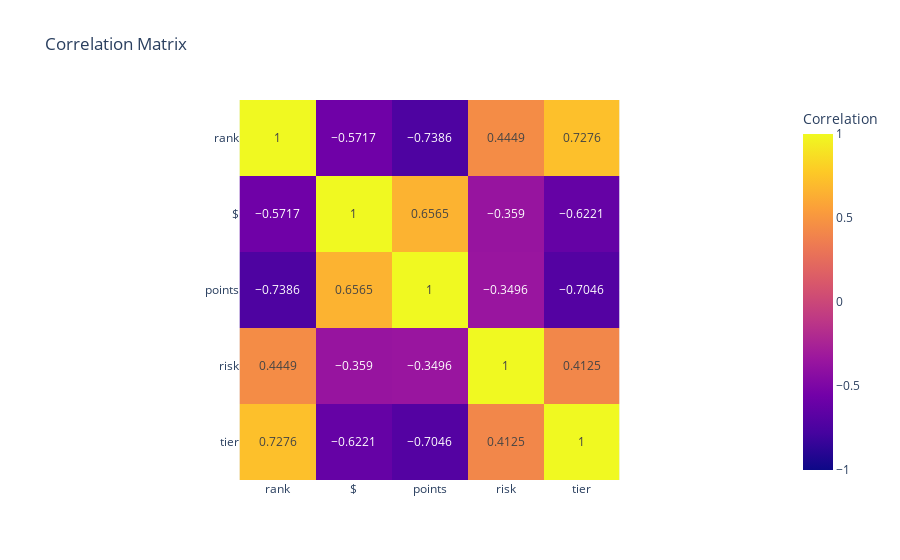

Notebook code for this chart:
### Code cell
fig = px.imshow(
    corr, 
    zmin=-1, 
    zmax=1, 
    title="Correlation Matrix", 
    text_auto=True, 
    labels={"color": "Correlation"}
)
plotly.offline.plot(fig, filename='../plots/correlation_matrix.html', auto_open=False)
fig.show()

### Figure 1 — Plotly figure (JSON) as saved in the notebook; plotly's stock layout.template omitted (floating-point values rounded to 4 significant figures)
{"data": [{"coloraxis": "coloraxis", "hovertemplate": "x: %{x}<br>y: %{y}<br>Correlation: %{z}<extra></extra>", "name": "0", "texttemplate": "%{z}", "type": "heatmap", "x": ["rank", "$", "points", "risk", "tier"], "xaxis": "x", "y": ["rank", "$", "points", "risk", "tier"], "yaxis": "y", "z": [[1, -0.5717, -0.7386, 0.4449, 0.7276], [-0.5717, 1, 0.6565, -0.359, -0.6221], [-0.7386, 0.6565, 1, -0.3496, -0.7046], [0.4449, -0.359, -0.3496, 1, 0.4125], [0.7276, -0.6221, -0.7046, 0.4125, 1]]}], "layout": {"coloraxis": {"cmax": 1, "cmin": -1, "colorbar": {"title": {"text": "Correlation"}}, "colorscale": [[0, "#0d0887"], [0.1111, "#46039f"], [0.2222, "#7201a8"], [0.3333, "#9c179e"], [0.4444, "#bd3786"], [0.5556, "#d8576b"], [0.6667, "#ed7953"], [0.7778, "#fb9f3a"], [0.8889, "#fdca26"], [1, "#f0f921"]]}, "title": {"text": "Correlation Matrix"}, "xaxis": {"anchor": "y", "constrain": "domain", "domain": [0, 1], "scaleanchor": "y"}, "yaxis": {"anchor": "x", "autorange": "reversed", "constrain": "domain", "domain": [0, 1]}}}
